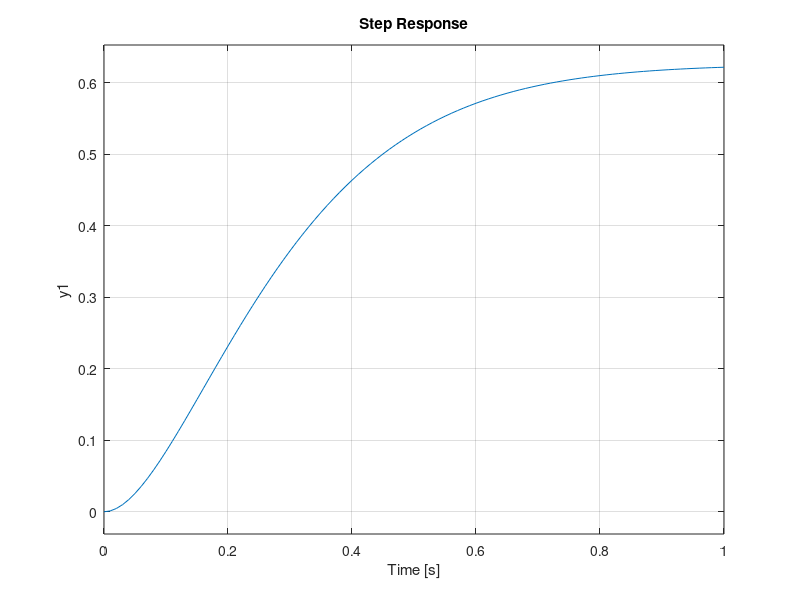
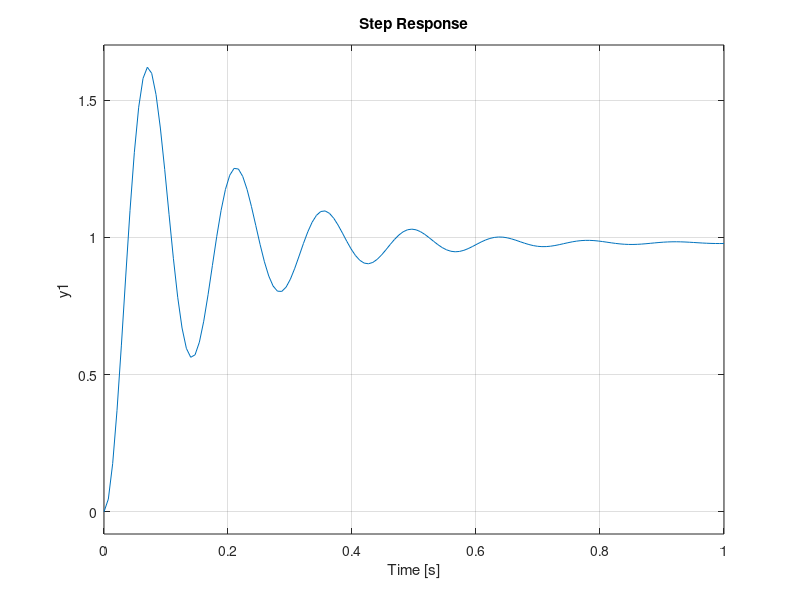
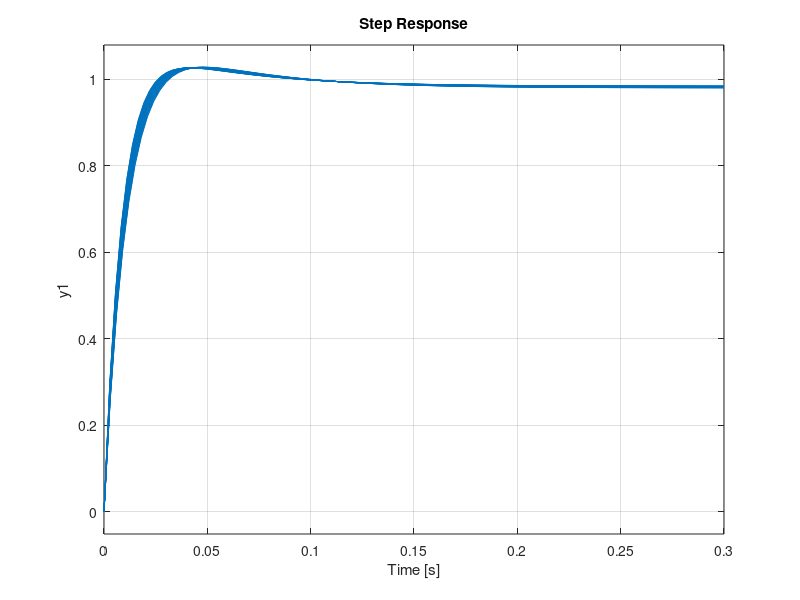
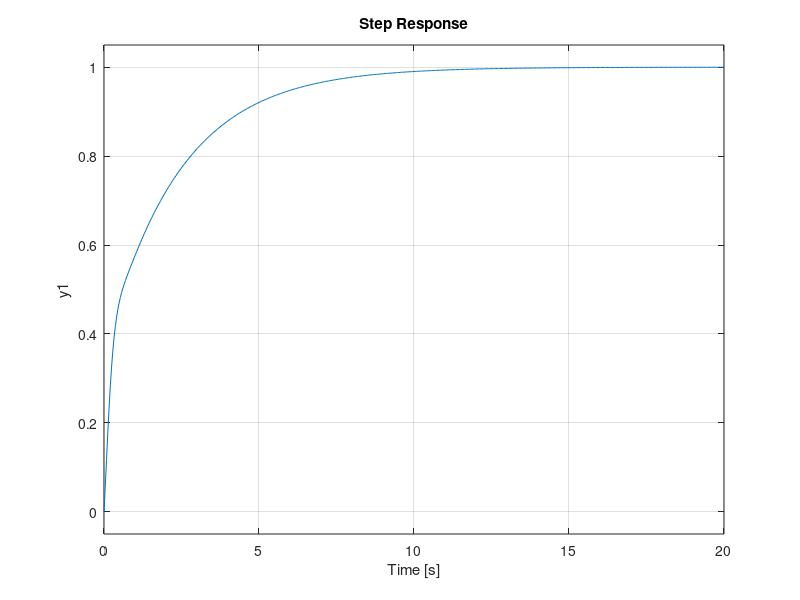

Write the MATLAB code that produced these figures, in order. (Note: this script raises an error after producing the figures.)
%a)------------------------------------------------------------------------
num=[25];
denom=[1 12 40];
SYS=tf(num,denom)
figure(1)
hold on
step(SYS)
hold off
%b-2)----------------------------------------------------------------------
num_2=[1960];
denom_2=[1 12 2000];
sys_2=tf(num_2,denom_2)
figure(2)
hold on
step(sys_2)
hold off
%c-2)----------------------------------------------------------------------
for k=78.4:100
    figure(3)
    hold on
    num_3=[1.25*k 25*k];
    denom_3=[1 12+1.25*k 40+25*k];
    sys_3=tf(num_3,denom_3);
    step(sys_3)
end
hold off
%d)------------------------------------------------------------------------
num_4=[1.25 25 25];
denom_4=[1 13.25 65 25];
sys_4=tf(num_4,denom_4)
figure(4)
step(sys_4)
%e-1)----------------------------------------------------------------------
num_5=[100 2000 10000];
denom_5=[1 112 2040 10000];
sys_5=tf(num_5,denom_5)
figure(5)
step(sys_5)
stepinfo(sys_5) %gets you risetime and overshoot
%e-2)----------------------------------------------------------------------
figure(6)
hold on
bode(sys_5)%H=Y/R
hold off

num_6=[100 2000 10000];
denom_6=[1 12 40 0];
sys_6=tf(num_6,denom_6)
figure(7)
hold on
bode(sys_6)%open loop
hold off

num_7=[1 12 40 0];
denom_7=[1 112 2040 10000];
sys_7=tf(num_7,denom_7)
figure (8)
hold on
bode(sys_7)%H=Y/D
hold off

num_8=[-100 -2000 -10000];
denom_8=[1 112 2040 10000];
sys_8=tf(num_8,denom_8)
figure(9)
hold on
bode(sys_8)%H=Y/N
hold off
%e-3)----------------------------------------------------------------------
load("data_proj_matlab.mat","d","n","time_vec");

figure(10)
hold on
lsim(sys_8,n,time_vec)
hold off

figure(11)
hold on
lsim(sys_7,d,time_vec)
hold off

figure(12)
hold on
step(sys_5,time_vec)
hold off

plot(time_vec, step(sys_5,time_vec)+lsim(sys_7,d,time_vec)+lsim(sys_8,n,time_vec))
%e-4)----------------------------------------------------------------------
num_9=[10 200 1000];
denom_9=[1 22 240 1000];
sys_9=tf(num_9,denom_9)%H=Y/R
figure(13)
hold on
step(sys_9)
hold off
stepinfo(sys_9)

num_10=[1 12 40];
denom_10=[1 22 240 1000];
sys_10=tf(num_10,denom_10)
figure(14)
hold on
lsim(sys_10,d,time_vec)%H=Y/D
hold off

num_11=[-10 -200 -1000];
denom_11=[1 22 240 1000];
sys_11=tf(num_11,denom_11)
figure(15)
hold on
lsim(sys_11,n,time_vec)%H=Y/N
hold off



